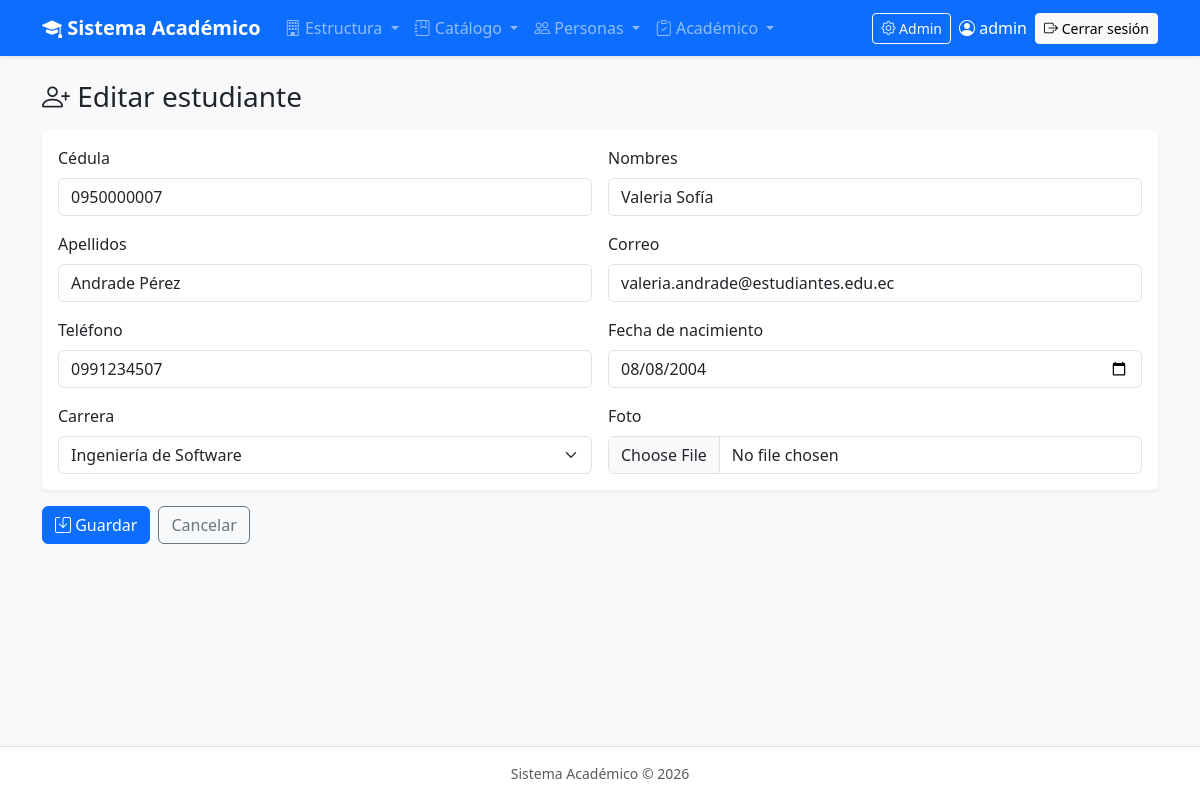
Screenshot of /academico/estudiantes/7/editar/ (signed in) with the database file from the repository.
### academico/models.py (models this page shows, shortened)
class Estudiante(ModeloBase):
    cedula = models.CharField("Cédula", max_length=10, unique=True)
    nombres = models.CharField(max_length=80)
    apellidos = models.CharField(max_length=80)
    email = models.EmailField("Correo", blank=True)
    telefono = models.CharField("Teléfono", max_length=15, blank=True)
    fecha_nacimiento = models.DateField("Fecha de nacimiento", null=True, blank=True)
    carrera = models.ForeignKey(Carrera, on_delete=models.PROTECT, related_name="estudiantes")   # 1:N
    foto = models.ImageField(upload_to="estudiantes/", blank=True)
    class Meta:
        verbose_name = "Estudiante"
        verbose_name_plural = "Estudiantes"
        ordering = ["apellidos", "nombres"]

### academico/views.py (the view)
# urls.py: path("estudiantes/<int:pk>/editar/", views.EstudianteUpdateView.as_view(), name="estudiante_editar"),
class EstudianteUpdateView(LoginRequiredMixin, UsuarioRegistroMixin, SuccessMessageMixin, UpdateView):
    model = Estudiante
    form_class = EstudianteForm
    template_name = "academico/estudiante_form.html"
    success_url = reverse_lazy("academico:estudiante_lista")
    success_message = "Estudiante %(apellidos)s %(nombres)s actualizado correctamente."
    extra_context = {"titulo": "Editar estudiante"}

### academico/forms.py (shortened to what this page needs)
class EstudianteForm(forms.ModelForm):
    class Meta:
        model = Estudiante
        fields = [
            "cedula", "nombres", "apellidos", "email", "telefono",
            "fecha_nacimiento", "carrera", "foto",
        ]
        widgets = {
            "fecha_nacimiento": forms.DateInput(attrs={"type": "date"}, format="%Y-%m-%d"),
        }
    def __init__(self, *args, **kwargs):
        super().__init__(*args, **kwargs)
        self.fields["carrera"].queryset = Carrera.objects.order_by("nombre")
        aplicar_estilos_bootstrap(self)  # componente de core: clases form-control / form-select

### academico/models.py (called while the page is built)
    def __str__(self):
        return self.nombre

### core/utils.py (called while the page is built)
def aplicar_estilos_bootstrap(form):
    for campo in form.fields.values():
        widget = campo.widget
        if isinstance(widget, forms.CheckboxInput):
            clase = "form-check-input"
        elif isinstance(widget, (forms.Select, forms.SelectMultiple)):
            clase = "form-select"
        else:
            clase = "form-control"
        clases_actuales = widget.attrs.get("class", "")
        widget.attrs["class"] = f"{clases_actuales} {clase}".strip()
    return form

### academico/templates/academico/estudiante_form.html (shortened to what this page needs)
{% extends "base.html" %}
{% block contenido %}
<h1 class="h3 mb-3"><i class="bi bi-person-plus"></i> {{ titulo }}</h1>
<form method="post" enctype="multipart/form-data" novalidate>
    <div class="card shadow-sm border-0 mb-3">
        <div class="card-body">
            <div class="row g-3">
                {% for campo in form %}
                    <div class="col-md-6">
                        <label for="{{ campo.id_for_label }}" class="form-label">{{ campo.label }}</label>
                        {{ campo }}
                    </div>
                {% endfor %}
            </div>
        </div>
    </div>
    <div class="d-flex gap-2">
        <button type="submit" class="btn btn-primary"><i class="bi bi-save"></i> Guardar</button>
        {% if object %}
            <a href="{% url 'academico:estudiante_detalle' object.pk %}" class="btn btn-outline-secondary">Cancelar</a>
        {% else %}
            <a href="{% url 'academico:estudiante_lista' %}" class="btn btn-outline-secondary">Cancelar</a>
        {% endif %}
    </div>
</form>
{% endblock %}

### templates/base.html (shortened to what this page needs)
{% load static %}
<!DOCTYPE html>
<html lang="es">
<head>
    <link rel="stylesheet" href="https://cdn.jsdelivr.net/npm/bootstrap@5.3.3/dist/css/bootstrap.min.css">
    <link rel="stylesheet" href="https://cdn.jsdelivr.net/npm/bootstrap-icons@1.11.3/font/bootstrap-icons.min.css">
</head>
<body class="bg-light d-flex flex-column min-vh-100">
{% if user.is_authenticated %}
<nav class="navbar navbar-expand-lg navbar-dark bg-primary shadow-sm">
    <div class="container">
        <a class="navbar-brand fw-semibold" href="{% url 'academico:inicio' %}">
            <i class="bi bi-mortarboard-fill"></i> Sistema Académico
        </a>
        <div class="collapse navbar-collapse" id="menuPrincipal">
            <ul class="navbar-nav me-auto">
                <li class="nav-item dropdown">
                    <a class="nav-link dropdown-toggle" href="#" role="button" data-bs-toggle="dropdown">
                        <i class="bi bi-building"></i> Estructura
                    </a>
                </li>
                <li class="nav-item dropdown">
                    <a class="nav-link dropdown-toggle" href="#" role="button" data-bs-toggle="dropdown">
                        <i class="bi bi-journal-bookmark"></i> Catálogo
                    </a>
                </li>
                <li class="nav-item dropdown">
                    <a class="nav-link dropdown-toggle" href="#" role="button" data-bs-toggle="dropdown">
                        <i class="bi bi-people"></i> Personas
                    </a>
                </li>
                <li class="nav-item dropdown">
                    <a class="nav-link dropdown-toggle" href="#" role="button" data-bs-toggle="dropdown">
                        <i class="bi bi-clipboard-check"></i> Académico
                    </a>
                </li>
            </ul>
            <div class="d-flex align-items-center gap-2">
                {% if user.is_staff %}
                    <a class="btn btn-sm btn-outline-light" href="{% url 'admin:index' %}">
                        <i class="bi bi-gear"></i> Admin
                    </a>
                {% endif %}
                <span class="navbar-text text-white">
                    <i class="bi bi-person-circle"></i> {{ user.get_full_name|default:user.username }}
                </span>
                <form method="post" action="{% url 'logout' %}" class="d-inline">
                    <button type="submit" class="btn btn-sm btn-light">
                        <i class="bi bi-box-arrow-right"></i> Cerrar sesión
                    </button>
                </form>
            </div>
        </div>
    </div>
</nav>
{% endif %}
<main class="container py-4 flex-grow-1">
    {% block contenido %}{% endblock %}
</main>
<footer class="text-center text-muted small py-3 border-top bg-white">
    Sistema Académico &copy; {% now "Y" %}
</footer>
</body>
</html>

### rows the page displays
Estudiante: form "0950000007" "Valeria Sofía" "Andrade Pérez" "valeria.andrade@estudiantes.edu.ec" "0991234507" "08/08/2004" "Ingeniería de Software"

### other values shown
{{ user.get_full_name|default:user.username }} "admin"
{{ titulo }} "Editar estudiante"
{{ campo.label }} "Cédula" "Nombres" "Apellidos" "Correo" "Teléfono" "Fecha de nacimiento" "Carrera" "Foto"
